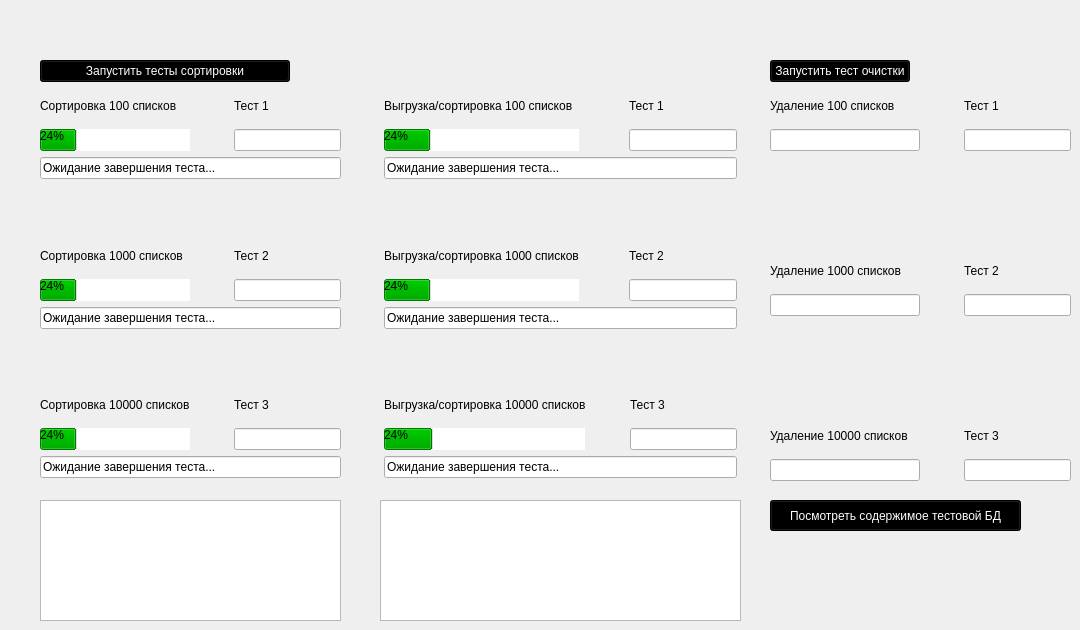
    <widget class="QWidget" name="page">
     <widget class="QWidget" name="layoutWidget">
      <property name="geometry">
       <rect>
        <x>40</x>
        <y>60</y>
        <width>697</width>
        <height>418</height>
       </rect>
      </property>
      <layout class="QVBoxLayout" name="verticalLayout_34">
       <item>
        <widget class="QPushButton" name="testStartButton">
         <property name="maximumSize">
          <size>
           <width>250</width>
           <height>16777215</height>
          </size>
         </property>
         <property name="styleSheet">
          <string notr="true">background-color: rgb(0, 0, 0);
color: rgb(255, 255, 255);

font: 700 11pt &quot;Calibri&quot;;</string>
         </property>
         <property name="text">
          <string>Запустить тесты сортировки</string>
         </property>
        </widget>
       </item>
       <item>
        <layout class="QHBoxLayout" name="horizontalLayout_10">
         <item>
          <layout class="QVBoxLayout" name="verticalLayout_13">
           <item>
            <layout class="QHBoxLayout" name="horizontalLayout_4">
             <item>
              <layout class="QVBoxLayout" name="verticalLayout_7">
               <item>
                <widget class="QLabel" name="label">
                 <property name="minimumSize">
                  <size>
                   <width>0</width>
                   <height>35</height>
                  </size>
                 </property>
                 <property name="styleSheet">
                  <string notr="true">color: rgb(0, 0, 0);

font: 700 11pt &quot;Calibri&quot;;
border-color: rgb(81, 81, 81);</string>
                 </property>
                 <property name="text">
                  <string>Сортировка 100 списков</string>
                 </property>
                </widget>
               </item>
               <item>
                <widget class="QProgressBar" name="progressBar">
                 <property name="minimumSize">
                  <size>
                   <width>150</width>
                   <height>0</height>
                  </size>
                 </property>
                 <property name="styleSheet">
                  <string notr="true">gridline-color: rgb(0, 255, 0);
selection-background-color: rgb(0, 170, 0);
selection-color: rgb(98, 98, 98);
border-color: rgb(0, 0, 0);
color: rgb(0, 0, 0);</string>
                 </property>
                 <property name="value">
                  <number>24</number>
                 </property>
                </widget>
               </item>
              </layout>
             </item>
             <item>
              <spacer name="horizontalSpacer_4">
               <property name="orientation">
                <enum>Qt::Orientation::Horizontal</enum>
               </property>
               <property name="sizeHint" stdset="0">
                <size>
                 <width>40</width>
                 <height>20</height>
                </size>
               </property>
              </spacer>
             </item>
             <item>
              <layout class="QVBoxLayout" name="verticalLayout_8">
               <item>
                <widget class="QLabel" name="label_2">
                 <property name="styleSheet">
                  <string notr="true">color: rgb(0, 0, 0);

font: 700 11pt &quot;Calibri&quot;;
border-color: rgb(81, 81, 81);</string>
                 </property>
                 <property name="text">
                  <string>Тест 1</string>
                 </property>
                </widget>
               </item>
               <item>
                <widget class="QLineEdit" name="state1"/>
               </item>
              </layout>
             </item>
            </layout>
           </item>
           <item>
            <widget class="QLineEdit" name="time1">
             <property name="styleSheet">
              <string notr="true">color: rgb(0, 0, 0);

font: 700 11pt &quot;Calibri&quot;;
border-color: rgb(81, 81, 81);</string>
             </property>
             <property name="text">
              <string>Ожидание завершения теста...</string>
             </property>
            </widget>
           </item>
           <item>
            <spacer name="verticalSpacer_5">
             <property name="orientation">
              <enum>Qt::Orientation::Vertical</enum>
             </property>
             <property name="sizeHint" stdset="0">
              <size>
               <width>20</width>
               <height>40</height>
              </size>
             </property>
            </spacer>
           </item>
           <item>
            <layout class="QHBoxLayout" name="horizontalLayout_5">
             <item>
              <layout class="QVBoxLayout" name="verticalLayout_9">
               <item>
                <widget class="QLabel" name="label_3">
                 <property name="minimumSize">
                  <size>
                   <width>0</width>
                   <height>35</height>
                  </size>
                 </property>
                 <property name="styleSheet">
                  <string notr="true">color: rgb(0, 0, 0);

font: 700 11pt &quot;Calibri&quot;;
border-color: rgb(81, 81, 81);</string>
                 </property>
                 <property name="text">
                  <string>Сортировка 1000 списков</string>
                 </property>
                </widget>
               </item>
               <item>
                <widget class="QProgressBar" name="progressBar_2">
                 <property name="minimumSize">
                  <size>
                   <width>150</width>
                   <height>0</height>
                  </size>
                 </property>
                 <property name="styleSheet">
                  <string notr="true">gridline-color: rgb(0, 255, 0);
selection-background-color: rgb(0, 170, 0);
selection-color: rgb(98, 98, 98);
border-color: rgb(0, 0, 0);
color: rgb(0, 0, 0);</string>
                 </property>
                 <property name="value">
                  <number>24</number>
                 </property>
                </widget>
               </item>
              </layout>
             </item>
             <item>
              <spacer name="horizontalSpacer_5">
               <property name="orientation">
                <enum>Qt::Orientation::Horizontal</enum>
               </property>
               <property name="sizeHint" stdset="0">
                <size>
                 <width>40</width>
                 <height>20</height>
                </size>
               </property>
              </spacer>
             </item>
             <item>
              <layout class="QVBoxLayout" name="verticalLayout_10">
               <item>
                <widget class="QLabel" name="label_4">
                 <property name="styleSheet">
                  <string notr="true">color: rgb(0, 0, 0);

font: 700 11pt &quot;Calibri&quot;;
border-color: rgb(81, 81, 81);</string>
                 </property>
                 <property name="text">
                  <string>Тест 2</string>
                 </property>
                </widget>
               </item>
               <item>
                <widget class="QLineEdit" name="state2"/>
               </item>
              </layout>
             </item>
            </layout>
           </item>
           <item>
            <widget class="QLineEdit" name="time2">
             <property name="styleSheet">
              <string notr="true">color: rgb(0, 0, 0);

font: 700 11pt &quot;Calibri&quot;;
border-color: rgb(81, 81, 81);</string>
             </property>
             <property name="text">
              <string>Ожидание завершения теста...</string>
             </property>
            </widget>
           </item>
           <item>
            <spacer name="verticalSpacer_6">
             <property name="orientation">
              <enum>Qt::Orientation::Vertical</enum>
             </property>
             <property name="sizeHint" stdset="0">
              <size>
               <width>20</width>
               <height>40</height>
              </size>
             </property>
            </spacer>
           </item>
           <item>
            <layout class="QHBoxLayout" name="horizontalLayout_6">
             <item>
              <layout class="QVBoxLayout" name="verticalLayout_11">
               <item>
                <widget class="QLabel" name="label_5">
                 <property name="minimumSize">
                  <size>
                   <width>0</width>
                   <height>35</height>
                  </size>
                 </property>
                 <property name="styleSheet">
                  <string notr="true">color: rgb(0, 0, 0);

font: 700 11pt &quot;Calibri&quot;;
border-color: rgb(81, 81, 81);</string>
                 </property>
                 <property name="text">
                  <string>Сортировка 10000 списков</string>
                 </property>
                </widget>
               </item>
               <item>
                <widget class="QProgressBar" name="progressBar_3">
                 <property name="minimumSize">
                  <size>
                   <width>150</width>
                   <height>0</height>
                  </size>
                 </property>
                 <property name="styleSheet">
                  <string notr="true">gridline-color: rgb(0, 255, 0);
selection-background-color: rgb(0, 170, 0);
selection-color: rgb(98, 98, 98);
border-color: rgb(0, 0, 0);
color: rgb(0, 0, 0);</string>
                 </property>
                 <property name="value">
                  <number>24</number>
                 </property>
                </widget>
               </item>
              </layout>
             </item>
             <item>
              <spacer name="horizontalSpacer_6">
               <property name="orientation">
                <enum>Qt::Orientation::Horizontal</enum>
               </property>
               <property name="sizeHint" stdset="0">
                <size>
                 <width>40</width>
                 <height>20</height>
                </size>
               </property>
              </spacer>
             </item>
             <item>
              <layout class="QVBoxLayout" name="verticalLayout_12">
               <item>
                <widget class="QLabel" name="label_6">
                 <property name="styleSheet">
                  <string notr="true">color: rgb(0, 0, 0);

font: 700 11pt &quot;Calibri&quot;;
border-color: rgb(81, 81, 81);</string>
                 </property>
                 <property name="text">
                  <string>Тест 3</string>
                 </property>
                </widget>
               </item>
               <item>
                <widget class="QLineEdit" name="state3">
                 <property name="text">
                  <string/>
                 </property>
                </widget>
               </item>
              </layout>
             </item>
            </layout>
           </item>
           <item>
            <widget class="QLineEdit" name="time3">
             <property name="styleSheet">
              <string notr="true">color: rgb(0, 0, 0);

font: 700 11pt &quot;Calibri&quot;;
border-color: rgb(81, 81, 81);</string>
             </property>
             <property name="text">
              <string>Ожидание завершения теста...</string>
             </property>
            </widget>
           </item>
          </layout>
         </item>
         <item>
          <spacer name="horizontalSpacer_10">
           <property name="orientation">
            <enum>Qt::Orientation::Horizontal</enum>
           </property>
           <property name="sizeHint" stdset="0">
            <size>
             <width>40</width>
             <height>20</height>
            </size>
           </property>
          </spacer>
         </item>
         <item>
          <layout class="QVBoxLayout" name="verticalLayout_14">
           <item>
            <layout class="QHBoxLayout" name="horizontalLayout_7">
             <item>
              <layout class="QVBoxLayout" name="verticalLayout_15">
               <item>
                <widget class="QLabel" name="label_7">
                 <property name="minimumSize">
                  <size>
                   <width>195</width>
                   <height>35</height>
                  </size>
                 </property>
                 <property name="styleSheet">
                  <string notr="true">color: rgb(0, 0, 0);

font: 700 11pt &quot;Calibri&quot;;
border-color: rgb(81, 81, 81);</string>
                 </property>
                 <property name="text">
                  <string>Выгрузка/сортировка 100 списков</string>
                 </property>
                </widget>
               </item>
               <item>
                <widget class="QProgressBar" name="progressBar_4">
                 <property name="minimumSize">
                  <size>
                   <width>150</width>
                   <height>0</height>
                  </size>
                 </property>
                 <property name="styleSheet">
                  <string notr="true">gridline-color: rgb(0, 255, 0);
selection-background-color: rgb(0, 170, 0);
selection-color: rgb(98, 98, 98);
border-color: rgb(0, 0, 0);
color: rgb(0, 0, 0);</string>
                 </property>
                 <property name="value">
                  <number>24</number>
                 </property>
                </widget>
               </item>
              </layout>
             </item>
             <item>
              <spacer name="horizontalSpacer_7">
               <property name="orientation">
                <enum>Qt::Orientation::Horizontal</enum>
               </property>
               <property name="sizeHint" stdset="0">
                <size>
                 <width>40</width>
                 <height>20</height>
                </size>
               </property>
              </spacer>
             </item>
             <item>
              <layout class="QVBoxLayout" name="verticalLayout_16">
               <item>
                <widget class="QLabel" name="label_8">
                 <property name="styleSheet">
                  <string notr="true">color: rgb(0, 0, 0);

font: 700 11pt &quot;Calibri&quot;;
border-color: rgb(81, 81, 81);</string>
                 </property>
                 <property name="text">
                  <string>Тест 1</string>
                 </property>
                </widget>
               </item>
               <item>
                <widget class="QLineEdit" name="state4"/>
               </item>
              </layout>
             </item>
            </layout>
           </item>
           <item>
            <widget class="QLineEdit" name="time4">
             <property name="styleSheet">
              <string notr="true">color: rgb(0, 0, 0);

font: 700 11pt &quot;Calibri&quot;;
border-color: rgb(81, 81, 81);</string>
             </property>
             <property name="text">
              <string>Ожидание завершения теста...</string>
             </property>
            </widget>
           </item>
           <item>
            <spacer name="verticalSpacer_7">
             <property name="orientation">
              <enum>Qt::Orientation::Vertical</enum>
             </property>
             <property name="sizeHint" stdset="0">
              <size>
               <width>20</width>
               <height>40</height>
              </size>
             </property>
            </spacer>
           </item>
           <item>
            <layout class="QHBoxLayout" name="horizontalLayout_8">
             <item>
              <layout class="QVBoxLayout" name="verticalLayout_17">
               <item>
                <widget class="QLabel" name="label_9">
                 <property name="minimumSize">
                  <size>
                   <width>195</width>
                   <height>35</height>
                  </size>
                 </property>
                 <property name="styleSheet">
                  <string notr="true">color: rgb(0, 0, 0);

font: 700 11pt &quot;Calibri&quot;;
border-color: rgb(81, 81, 81);</string>
                 </property>
                 <property name="text">
                  <string>Выгрузка/сортировка 1000 списков</string>
                 </property>
                </widget>
               </item>
               <item>
                <widget class="QProgressBar" name="progressBar_5">
                 <property name="minimumSize">
                  <size>
                   <width>150</width>
                   <height>0</height>
                  </size>
                 </property>
                 <property name="styleSheet">
                  <string notr="true">gridline-color: rgb(0, 255, 0);
selection-background-color: rgb(0, 170, 0);
selection-color: rgb(98, 98, 98);
border-color: rgb(0, 0, 0);
color: rgb(0, 0, 0);</string>
                 </property>
                 <property name="value">
                  <number>24</number>
                 </property>
                </widget>
               </item>
              </layout>
             </item>
             <item>
              <spacer name="horizontalSpacer_8">
               <property name="orientation">
                <enum>Qt::Orientation::Horizontal</enum>
               </property>
               <property name="sizeHint" stdset="0">
                <size>
                 <width>40</width>
                 <height>20</height>
                </size>
               </property>
              </spacer>
             </item>
             <item>
              <layout class="QVBoxLayout" name="verticalLayout_18">
               <item>
                <widget class="QLabel" name="label_10">
                 <property name="styleSheet">
                  <string notr="true">color: rgb(0, 0, 0);

font: 700 11pt &quot;Calibri&quot;;
border-color: rgb(81, 81, 81);</string>
                 </property>
                 <property name="text">
                  <string>Тест 2</string>
                 </property>
                </widget>
               </item>
               <item>
                <widget class="QLineEdit" name="state5"/>
               </item>
              </layout>
             </item>
            </layout>
           </item>
           <item>
            <widget class="QLineEdit" name="time5">
             <property name="styleSheet">
              <string notr="true">color: rgb(0, 0, 0);

font: 700 11pt &quot;Calibri&quot;;
border-color: rgb(81, 81, 81);</string>
             </property>
             <property name="text">
              <string>Ожидание завершения теста...</string>
             </property>
            </widget>
           </item>
           <item>
            <spacer name="verticalSpacer_8">
             <property name="orientation">
              <enum>Qt::Orientation::Vertical</enum>
             </property>
             <property name="sizeHint" stdset="0">
              <size>
               <width>20</width>
               <height>40</height>
              </size>
             </property>
            </spacer>
           </item>
           <item>
            <layout class="QHBoxLayout" name="horizontalLayout_9">
             <item>
              <layout class="QVBoxLayout" name="verticalLayout_19">
               <item>
                <widget class="QLabel" name="label_11">
                 <property name="minimumSize">
                  <size>
                   <width>195</width>
                   <height>35</height>
                  </size>
                 </property>
                 <property name="styleSheet">
                  <string notr="true">color: rgb(0, 0, 0);

font: 700 11pt &quot;Calibri&quot;;
border-color: rgb(81, 81, 81);</string>
                 </property>
                 <property name="text">
                  <string>Выгрузка/сортировка 10000 списков</string>
                 </property>
                </widget>
               </item>
               <item>
                <widget class="QProgressBar" name="progressBar_6">
                 <property name="minimumSize">
                  <size>
                   <width>150</width>
                   <height>0</height>
                  </size>
                 </property>
                 <property name="styleSheet">
                  <string notr="true">gridline-color: rgb(0, 255, 0);
selection-background-color: rgb(0, 170, 0);
selection-color: rgb(98, 98, 98);
border-color: rgb(0, 0, 0);
color: rgb(0, 0, 0);</string>
                 </property>
                 <property name="value">
                  <number>24</number>
                 </property>
                </widget>
               </item>
              </layout>
             </item>
             <item>
              <spacer name="horizontalSpacer_9">
               <property name="orientation">
                <enum>Qt::Orientation::Horizontal</enum>
               </property>
               <property name="sizeHint" stdset="0">
                <size>
                 <width>40</width>
                 <height>20</height>
                </size>
               </property>
              </spacer>
             </item>
             <item>
              <layout class="QVBoxLayout" name="verticalLayout_20">
               <item>
                <widget class="QLabel" name="label_12">
                 <property name="styleSheet">
                  <string notr="true">color: rgb(0, 0, 0);

font: 700 11pt &quot;Calibri&quot;;
border-color: rgb(81, 81, 81);</string>
                 </property>
                 <property name="text">
                  <string>Тест 3</string>
                 </property>
                </widget>
               </item>
               <item>
                <widget class="QLineEdit" name="state6"/>
               </item>
              </layout>
             </item>
            </layout>
           </item>
           <item>
            <widget class="QLineEdit" name="time6">
             <property name="styleSheet">
              <string notr="true">color: rgb(0, 0, 0);

font: 700 11pt &quot;Calibri&quot;;
border-color: rgb(81, 81, 81);</string>
             </property>
             <property name="text">
              <string>Ожидание завершения теста...</string>
             </property>
            </widget>
           </item>
          </layout>
         </item>
        </layout>
       </item>
      </layout>
     </widget>
     <widget class="QWidget" name="layoutWidget">
      <property name="geometry">
       <rect>
        <x>770</x>
        <y>60</y>
        <width>301</width>
        <height>421</height>
       </rect>
      </property>
      <layout class="QVBoxLayout" name="verticalLayout_35">
       <item>
        <widget class="QPushButton" name="clearDatabaseButton">
         <property name="maximumSize">
          <size>
           <width>140</width>
           <height>16777215</height>
          </size>
         </property>
         <property name="styleSheet">
          <string notr="true">background-color: rgb(0, 0, 0);
color: rgb(255, 255, 255);

font: 700 11pt &quot;Calibri&quot;;</string>
         </property>
         <property name="text">
          <string>Запустить тест очистки</string>
         </property>
        </widget>
       </item>
       <item>
        <layout class="QVBoxLayout" name="verticalLayout_33">
         <item>
          <layout class="QHBoxLayout" name="horizontalLayout_14">
           <item>
            <layout class="QVBoxLayout" name="verticalLayout_28">
             <item>
              <widget class="QLabel" name="label_19">
               <property name="minimumSize">
                <size>
                 <width>150</width>
                 <height>35</height>
                </size>
               </property>
               <property name="styleSheet">
                <string notr="true">color: rgb(0, 0, 0);

font: 700 11pt &quot;Calibri&quot;;
border-color: rgb(81, 81, 81);</string>
               </property>
               <property name="text">
                <string>Удаление 100 списков</string>
               </property>
              </widget>
             </item>
             <item>
              <widget class="QLineEdit" name="time7">
               <property name="styleSheet">
                <string notr="true">color: rgb(0, 0, 0);

font: 700 11pt &quot;Calibri&quot;;
border-color: rgb(81, 81, 81);</string>
               </property>
              </widget>
             </item>
            </layout>
           </item>
           <item>
            <spacer name="horizontalSpacer_14">
             <property name="orientation">
              <enum>Qt::Orientation::Horizontal</enum>
             </property>
             <property name="sizeHint" stdset="0">
              <size>
               <width>40</width>
               <height>20</height>
              </size>
             </property>
            </spacer>
           </item>
           <item>
            <layout class="QVBoxLayout" name="verticalLayout_27">
             <item>
              <widget class="QLabel" name="label_20">
               <property name="styleSheet">
                <string notr="true">color: rgb(0, 0, 0);

font: 700 11pt &quot;Calibri&quot;;
border-color: rgb(81, 81, 81);</string>
               </property>
               <property name="text">
                <string>Тест 1</string>
               </property>
              </widget>
             </item>
             <item>
              <widget class="QLineEdit" name="state7">
               <property name="styleSheet">
                <string notr="true">color: rgb(0, 0, 0);

font: 700 11pt &quot;Calibri&quot;;
border-color: rgb(81, 81, 81);</string>
               </property>
              </widget>
             </item>
            </layout>
           </item>
          </layout>
         </item>
         <item>
          <spacer name="verticalSpacer_10">
           <property name="orientation">
            <enum>Qt::Orientation::Vertical</enum>
           </property>
           <property name="sizeHint" stdset="0">
            <size>
             <width>20</width>
             <height>40</height>
            </size>
           </property>
          </spacer>
         </item>
         <item>
          <layout class="QHBoxLayout" name="horizontalLayout_15">
           <item>
            <layout class="QVBoxLayout" name="verticalLayout_29">
             <item>
              <widget class="QLabel" name="label_21">
               <property name="minimumSize">
                <size>
                 <width>150</width>
                 <height>35</height>
                </size>
               </property>
               <property name="styleSheet">
                <string notr="true">color: rgb(0, 0, 0);

font: 700 11pt &quot;Calibri&quot;;
border-color: rgb(81, 81, 81);</string>
               </property>
               <property name="text">
                <string>Удаление 1000 списков</string>
               </property>
              </widget>
             </item>
             <item>
              <widget class="QLineEdit" name="time8">
               <property name="styleSheet">
                <string notr="true">color: rgb(0, 0, 0);

font: 700 11pt &quot;Calibri&quot;;
border-color: rgb(81, 81, 81);</string>
               </property>
              </widget>
             </item>
            </layout>
           </item>
           <item>
            <spacer name="horizontalSpacer_15">
             <property name="orientation">
              <enum>Qt::Orientation::Horizontal</enum>
             </property>
             <property name="sizeHint" stdset="0">
              <size>
               <width>40</width>
               <height>20</height>
              </size>
             </property>
            </spacer>
           </item>
           <item>
            <layout class="QVBoxLayout" name="verticalLayout_30">
             <item>
              <widget class="QLabel" name="label_22">
               <property name="styleSheet">
                <string notr="true">color: rgb(0, 0, 0);

font: 700 11pt &quot;Calibri&quot;;
border-color: rgb(81, 81, 81);</string>
               </property>
               <property name="text">
                <string>Тест 2</string>
               </property>
              </widget>
             </item>
             <item>
              <widget class="QLineEdit" name="state8">
               <property name="styleSheet">
                <string notr="true">color: rgb(0, 0, 0);

font: 700 11pt &quot;Calibri&quot;;
border-color: rgb(81, 81, 81);</string>
               </property>
              </widget>
             </item>
            </layout>
           </item>
          </layout>
         </item>
         <item>
          <spacer name="verticalSpacer_9">
           <property name="orientation">
            <enum>Qt::Orientation::Vertical</enum>
           </property>
           <property name="sizeHint" stdset="0">
            <size>
             <width>20</width>
             <height>40</height>
            </size>
           </property>
          </spacer>
         </item>
         <item>
          <layout class="QHBoxLayout" name="horizontalLayout_16">
           <item>
            <layout class="QVBoxLayout" name="verticalLayout_31">
             <item>
              <widget class="QLabel" name="label_23">
               <property name="minimumSize">
                <size>
                 <width>150</width>
                 <height>35</height>
                </size>
               </property>
               <property name="styleSheet">
                <string notr="true">color: rgb(0, 0, 0);

font: 700 11pt &quot;Calibri&quot;;
border-color: rgb(81, 81, 81);</string>
               </property>
               <property name="text">
                <string>Удаление 10000 списков</string>
               </property>
              </widget>
             </item>
             <item>
              <widget class="QLineEdit" name="time9">
               <property name="styleSheet">
                <string notr="true">color: rgb(0, 0, 0);

font: 700 11pt &quot;Calibri&quot;;
border-color: rgb(81, 81, 81);</string>
               </property>
              </widget>
             </item>
            </layout>
           </item>
           <item>
            <spacer name="horizontalSpacer_16">
             <property name="orientation">
              <enum>Qt::Orientation::Horizontal</enum>
             </property>
             <property name="sizeHint" stdset="0">
              <size>
               <width>40</width>
               <height>20</height>
              </size>
             </property>
            </spacer>
           </item>
           <item>
            <layout class="QVBoxLayout" name="verticalLayout_32">
             <item>
              <widget class="QLabel" name="label_24">
               <property name="styleSheet">
                <string notr="true">color: rgb(0, 0, 0);

font: 700 11pt &quot;Calibri&quot;;
border-color: rgb(81, 81, 81);</string>
               </property>
               <property name="text">
                <string>Тест 3</string>
               </property>
              </widget>
             </item>
             <item>
              <widget class="QLineEdit" name="state9">
               <property name="styleSheet">
                <string notr="true">color: rgb(0, 0, 0);

font: 700 11pt &quot;Calibri&quot;;
border-color: rgb(81, 81, 81);</string>
               </property>
              </widget>
             </item>
            </layout>
           </item>
          </layout>
         </item>
        </layout>
       </item>
      </layout>
     </widget>
     <widget class="QTextEdit" name="resultEdit1">
      <property name="geometry">
       <rect>
        <x>40</x>
        <y>500</y>
        <width>301</width>
        <height>121</height>
       </rect>
      </property>
      <property name="styleSheet">
       <string notr="true">color: rgb(0, 0, 0);

font: 700 11pt &quot;Calibri&quot;;
border-color: rgb(81, 81, 81);</string>
      </property>
     </widget>
     <widget class="QTextEdit" name="resultEdit2">
      <property name="geometry">
       <rect>
        <x>380</x>
        <y>500</y>
        <width>361</width>
        <height>121</height>
       </rect>
      </property>
      <property name="styleSheet">
       <string notr="true">color: rgb(0, 0, 0);

font: 700 11pt &quot;Calibri&quot;;
border-color: rgb(81, 81, 81);</string>
      </property>
     </widget>
     <widget class="QPushButton" name="testViewButton">
      <property name="geometry">
       <rect>
        <x>770</x>
        <y>500</y>
        <width>251</width>
        <height>31</height>
       </rect>
      </property>
      <property name="styleSheet">
       <string notr="true">background-color: rgb(0, 0, 0);
color: rgb(255, 255, 255);

font: 700 11pt &quot;Calibri&quot;;</string>
      </property>
      <property name="text">
       <string>Посмотреть содержимое тестовой БД</string>
      </property>
     </widget>
    </widget>
